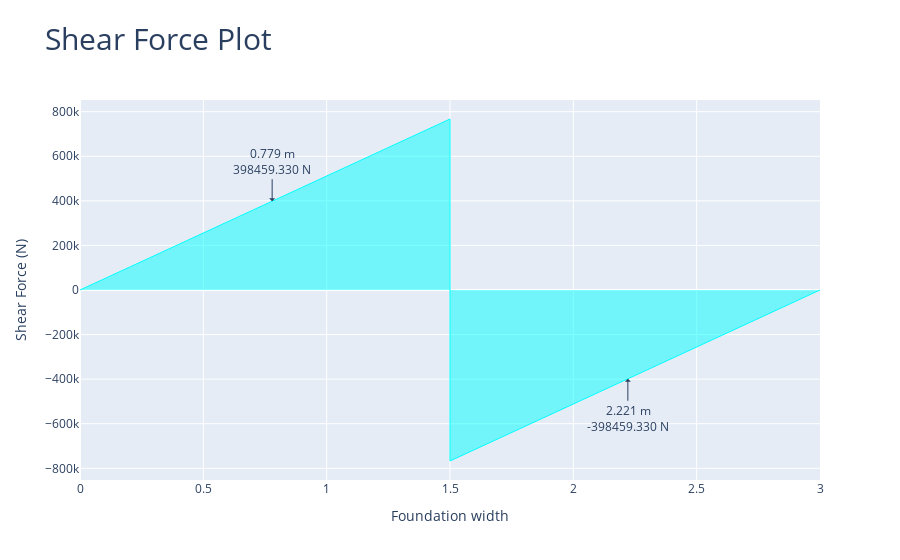

This figure's notebook cell:
### Code cell
# Plot the shear force of the foundation in the Y direction
fdn_design.plot_shear_force_Y()

### Figure 1 — Plotly figure (JSON) as saved in the notebook; plotly's stock layout.template omitted (floating-point values rounded to 4 significant figures; data arrays with more than 128 entries replaced by an {"elided": "..."} marker saying what was removed)
{"data": [{"fill": "tozeroy", "hovertemplate": "x: %{x:.3f} %{meta[0]}<br>f(x): %{y:.3f} %{meta[1]}", "line": {"color": "aqua", "width": 1}, "meta": ["m", "N"], "mode": "lines", "name": "Shear Force", "type": "scatter", "x": {"elided": "204 float values"}, "y": {"elided": "204 float values"}}], "layout": {"annotations": [{"arrowhead": 1, "ax": 0, "ay": -40, "showarrow": true, "text": "0.779 m<br>398459.330 N", "x": 0.779, "xref": "x", "y": 398500.0, "yref": "y"}, {"arrowhead": 1, "ax": 0, "ay": 40, "showarrow": true, "text": "2.221 m<br>-398459.330 N", "x": 2.221, "xref": "x", "y": -398500.0, "yref": "y"}], "title": {"font": {"size": 30}, "text": "Shear Force Plot"}, "xaxis": {"title": {"text": "Foundation width"}}, "yaxis": {"title": {"text": "Shear Force (N)"}}}}
